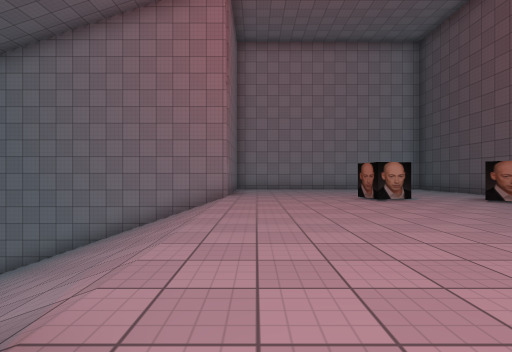
View 1 (above)

23 first-person views from a walk through a 3-D level made in the Unity game engine. The camera is 1.2 m above the floor, looks level and sees 85° across. The floor is counted in squares, 2 m on a side. Each view is taken from the middle of a square. On the plan, view 1 faces up. The plan holds only what a view shows up to about 9 squares ahead; the rest is blank. The place goes on beyond the plan. The player character is not drawn. Some surface patterns are stand-ins.

View 2
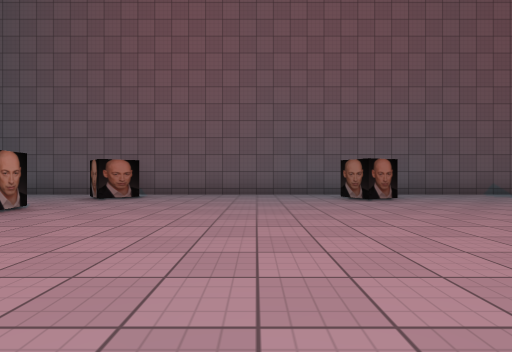

View 3
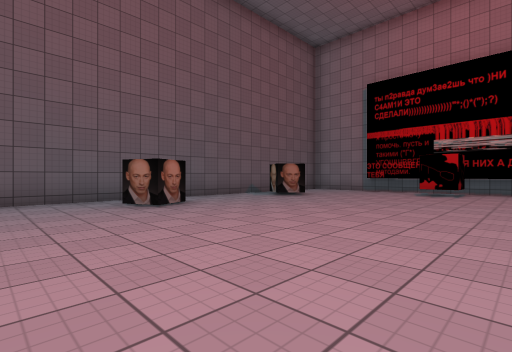

View 4
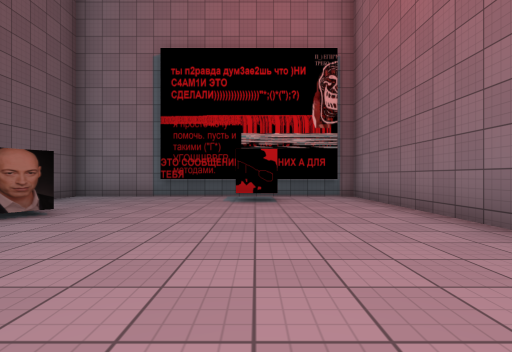

View 5
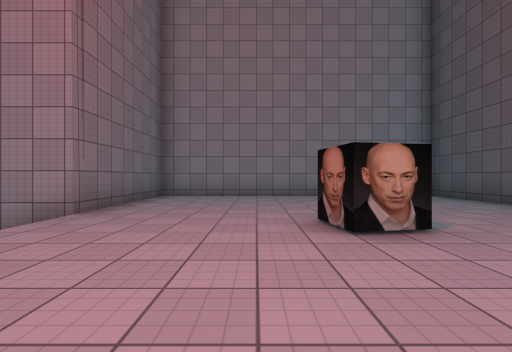

View 6
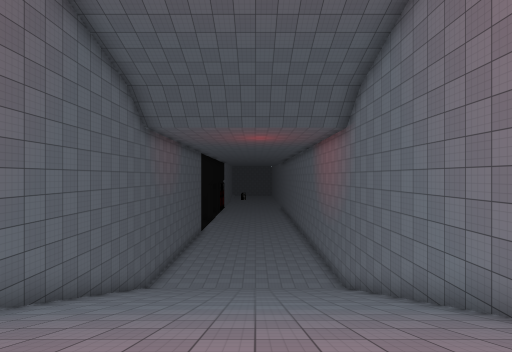

View 7
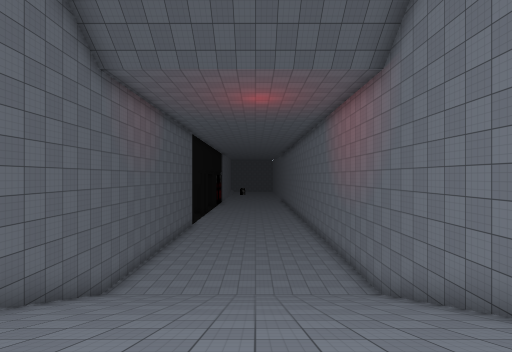

View 8
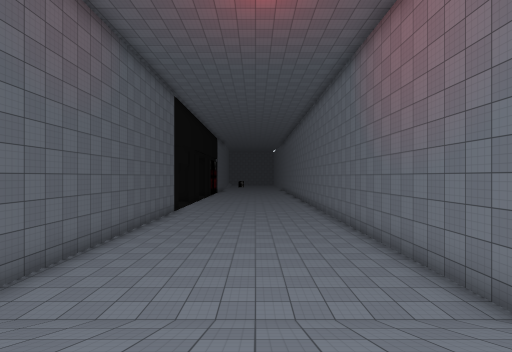

View 9
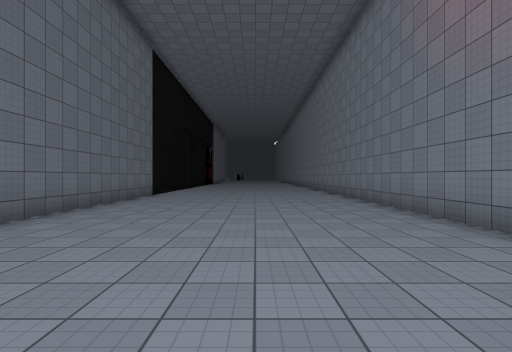

View 10
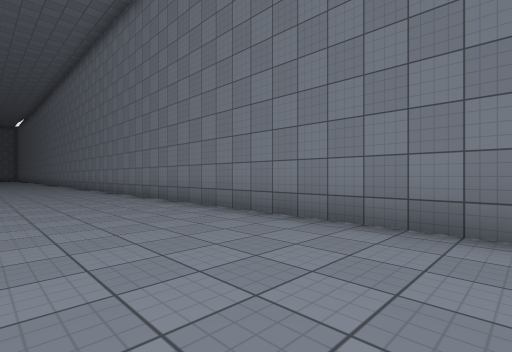

View 11
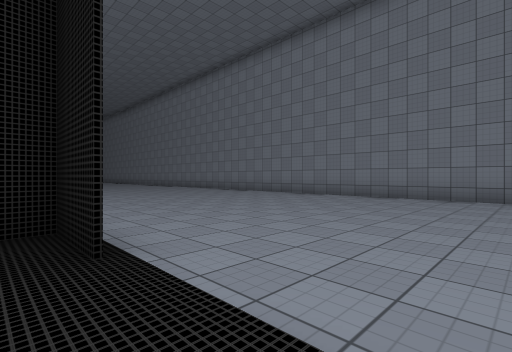

View 12
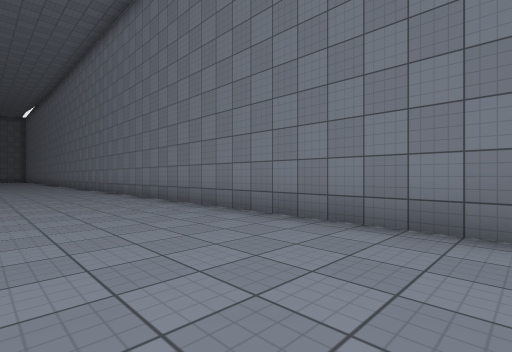

View 13
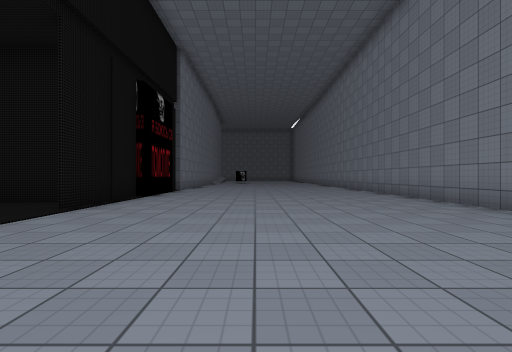

View 14
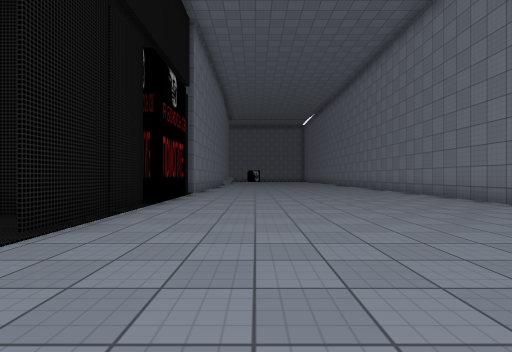

View 15
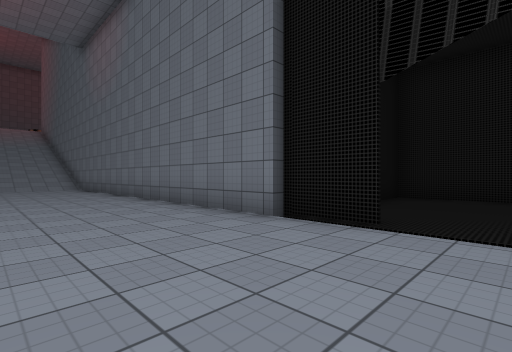

View 16
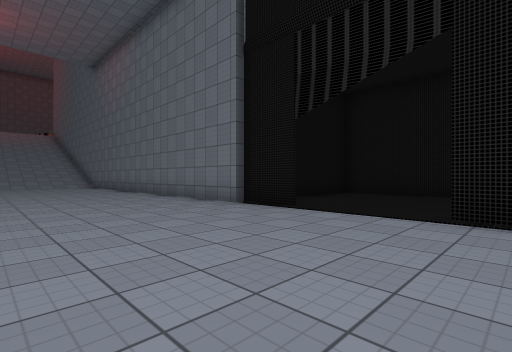

View 17
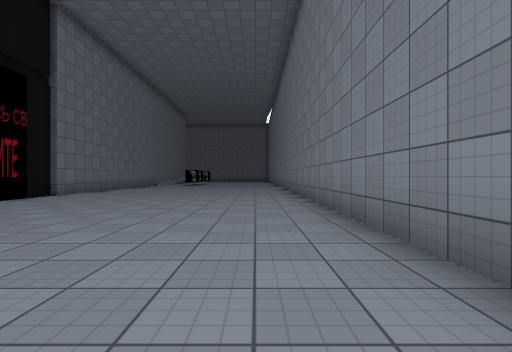

View 18
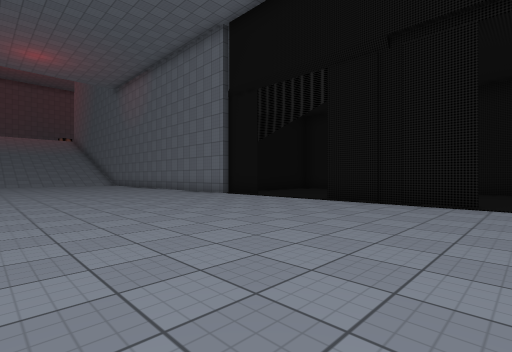

View 19
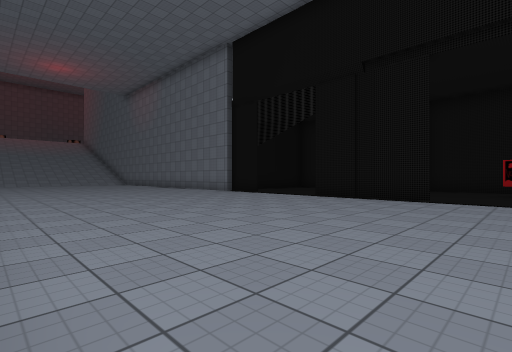

View 20
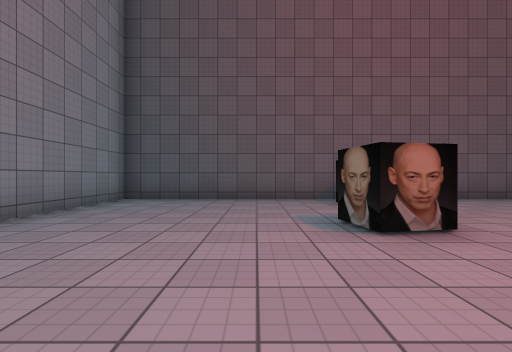

View 21
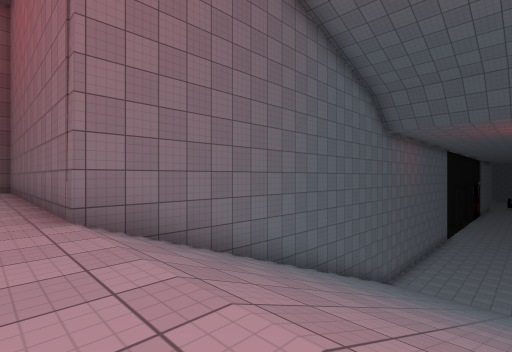

View 22
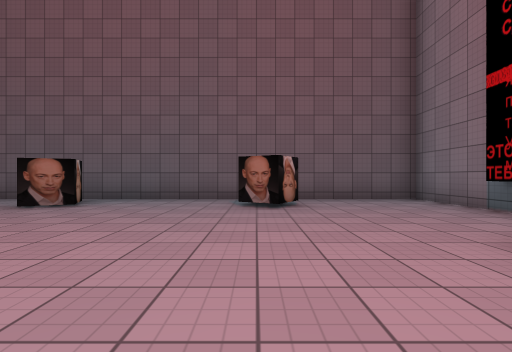

View 23
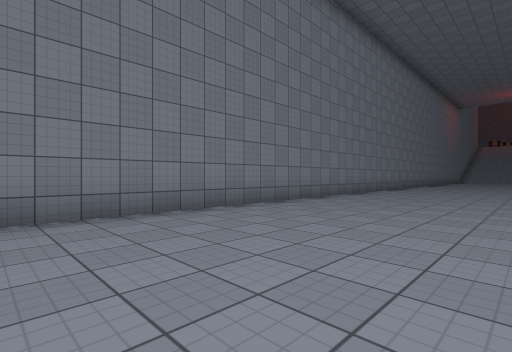

### Floor plan
Key: @ floor where view 1 was taken; # wall or solid block; . main floor; : floor 7.25 m higher than the main floor; / step, stairs or slope; O other object.
Columns run from 39 left of view 1 to 8 right of it. Each row starts with its distance up from view 1.
 13                                       ##########
 12                                       #::::::::#
 11                                       #::::::::#
 10                                       #::::::::#
  9 #######################################::::::::#
  8 ............................///////////:::O::::#
  7 ............................///////////:::OO:O:#
  6 ............................///////////::::::O:#
  5 ............................///////////::::::::#
  4 ............................///////////::::::::#
  3 ............................///////////::::::::#
  2 ............................///////////::::::::#
  1 ###...##..###...##..........///////////::::::::#
  0      ##....#.....######################@:::::O:#
 -1       #....  ....#                    #::::::::#
 -2       # O..  ....#                    #::::::::#
 -3          ..  ....#                    #::::::::#
 -4          ##   ####                    #::::::O:#
 -5                                       #::::::O:#
 -6                                       #::::::::#
 -7                                       #::O:::::#
 -8                                       ######:::#
 -9                                            #####

Where each view was taken, in squares from view 1:
view 1: 0 up, 0 right, facing up
view 2: 3 up, 1 left, facing right
view 3: 3 up, 0 right, facing down-right
view 4: 0 up, 2 right, facing down
view 5: 4 up, 2 right, facing up
view 6: 5 up, 1 left, facing left
view 7: 5 up, 4 left, facing left
view 8: 5 up, 8 left, facing left
view 9: 5 up, 11 left, facing left
view 10: 5 up, 18 left, facing up-left
view 11: 0 up, 24 left, facing up-left
view 12: 5 up, 25 left, facing up-left
view 13: 4 up, 27 left, facing left
view 14: 3 up, 29 left, facing left
view 15: 4 up, 25 left, facing down-right
view 16: 5 up, 27 left, facing down-right
view 17: 7 up, 30 left, facing left
view 18: 7 up, 30 left, facing down-right
view 19: 8 up, 31 left, facing down-right
view 20: 9 up, 0 right, facing right
view 21: 5 up, 0 right, facing down-left
view 22: 4 down, 0 right, facing right
view 23: 4 up, 39 left, facing up-right
